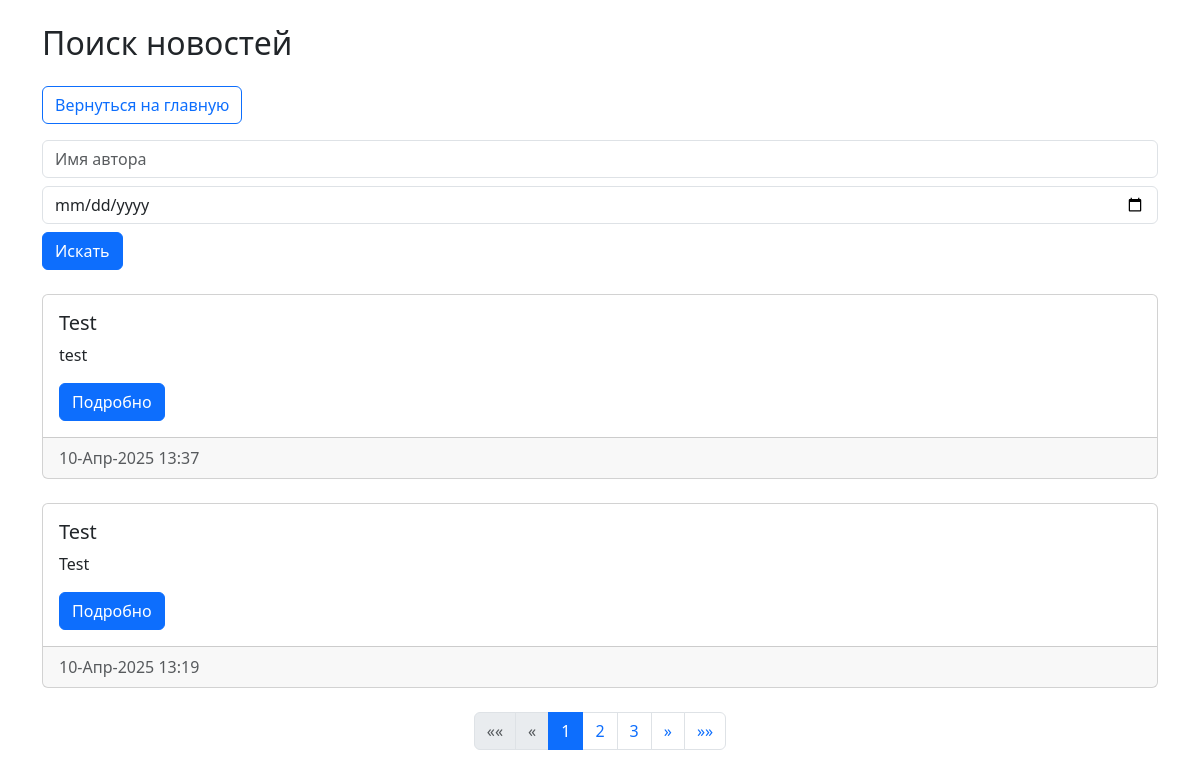
The app's page /search/ with its own data.
### newapp/models.py (models this page shows, shortened)
class Post(models.Model):
    author = models.ForeignKey(
        Author,
        on_delete=models.CASCADE,
        verbose_name='Автор'
    )
    NEWS = 'NW'
    ARTICLE = 'AR'
    CATEGORY_CHOICES = (
        (NEWS, 'Новость'),
        (ARTICLE, 'Статья'),
    )
    CategoryType = models.CharField(
        max_length=2,
        choices=CATEGORY_CHOICES,
        default=ARTICLE,
        verbose_name='Тип поста'
    )
    dateCreation = models.DateTimeField(auto_now_add=True)
    categories = models.ManyToManyField(
        Category,
        through='PostCategory',
        verbose_name='Категории'
    )
    title = models.CharField(
        max_length=128,
        verbose_name='Заголовок'
    )
    text = models.TextField(verbose_name='Содержание')
    rating = models.SmallIntegerField(default=0, verbose_name='Рейтинг')
    is_sented = models.BooleanField(default=False)
    class Meta:
        verbose_name = 'Пост'
        verbose_name_plural = 'Посты'

### newapp/views.py (the view)
# urls.py: path('search/', news_search, name='post_search'),
def news_search(request):
    query_author = request.GET.get('author', '')
    query_date = request.GET.get('date', '')
    posts = Post.objects.all()
    if query_author:
        posts = posts.filter(author__author__username__icontains=query_author)
    if query_date:
        posts = posts.filter(dateCreation__date=query_date)
    posts = posts.order_by('-dateCreation')
    paginator = Paginator(posts, 2)
    page_number = request.GET.get('page')
    page_obj = paginator.get_page(page_number)
    context = {
        'page_obj': page_obj,
        'query_author': query_author,
        'query_date': query_date,
    }
    return render(request, 'news/search.html', context)

### newapp/templatetags/custom_filters.py (called while the page is built)
def censor(value):
    for word in BAD_WORDS:
        value = re.sub(
            r'\b' + re.escape(word) + r'\b',
            '*' * len(word),
            value,
            flags=re.IGNORECASE)
    return value

### templates/news/search.html
{% extends 'default.html' %}
{% load custom_filters %}
{% block content %}
<div class="container mt-4">
    <h2>Поиск новостей</h2>
    <a href="{% url 'home' %}" class="btn btn-outline-primary my-3">Вернуться на главную</a>
    <form method="get" class="form-inline mb-4">
        <input type="text" name="author" value="{{ query_author }}" class="form-control mr-2" placeholder="Имя автора">
        <input type="date" name="date" value="{{ query_date }}" class="form-control mr-2 my-2">
        <button type="submit" class="btn btn-primary">Искать</button>
    </form>
    {% for post in page_obj %}
        <div class="col-md-12 mb-4">
            <div class="card">
                <div class="card-body">
                    <h5 class="card-title">{{ post.title|censor }}</h5>
                    <p class="card-text">{{ post.text|truncatechars:51|censor }}</p>
                    <a href="{% url 'post_detail' post.id %}" class="btn btn-primary">Подробно</a>
                </div>
                <div class="card-footer text-muted">
                    {{ post.dateCreation|date:"d-M-Y H:i" }}
                </div>
            </div>
        </div>
    {% empty %}
        <p>Нет новостей для отображения.</p>
    {% endfor %}
    <nav aria-label="Page navigation">
        <ul class="pagination justify-content-center">
            {% if page_obj.has_previous %}
                <li class="page-item">
                    <a class="page-link" href="?page=1{% if query_author %}&author={{ query_author }}{% endif %}{% if query_date %}&date={{ query_date }}{% endif %}" aria-label="Первая">
                        <span aria-hidden="true">&laquo;&laquo;</span>
                    </a>
                </li>
                <li class="page-item">
                    <a class="page-link" href="?page={{ page_obj.previous_page_number }}{% if query_author %}&author={{ query_author }}{% endif %}{% if query_date %}&date={{ query_date }}{% endif %}" aria-label="Назад">
                        <span aria-hidden="true">&laquo;</span>
                    </a>
                </li>
            {% else %}
                <li class="page-item disabled"><span class="page-link">&laquo;&laquo;</span></li>
                <li class="page-item disabled"><span class="page-link">&laquo;</span></li>
            {% endif %}
            {% for num in page_obj.paginator.page_range %}
                {% if page_obj.number == num %}
                    <li class="page-item active"><span class="page-link">{{ num }}</span></li>
                {% elif num > page_obj.number|add:'-3' and num < page_obj.number|add:'3' %}
                    <li class="page-item"><a class="page-link" href="?page={{ num }}{% if query_author %}&author={{ query_author }}{% endif %}{% if query_date %}&date={{ query_date }}{% endif %}">{{ num }}</a></li>
                {% elif num == page_obj.number|add:'-4' or num == page_obj.number|add:'4' %}
                    <li class="page-item disabled"><span class="page-link">...</span></li>
                {% endif %}
            {% endfor %}
            {% if page_obj.has_next %}
                <li class="page-item">
                    <a class="page-link" href="?page={{ page_obj.next_page_number }}{% if query_author %}&author={{ query_author }}{% endif %}{% if query_date %}&date={{ query_date }}{% endif %}" aria-label="Вперёд">
                        <span aria-hidden="true">&raquo;</span>
                    </a>
                </li>
                <li class="page-item">
                    <a class="page-link" href="?page={{ page_obj.paginator.num_pages }}{% if query_author %}&author={{ query_author }}{% endif %}{% if query_date %}&date={{ query_date }}{% endif %}" aria-label="Последняя">
                        <span aria-hidden="true">&raquo;&raquo;</span>
                    </a>
                </li>
            {% else %}
                <li class="page-item disabled"><span class="page-link">&raquo;</span></li>
                <li class="page-item disabled"><span class="page-link">&raquo;&raquo;</span></li>
            {% endif %}
        </ul>
    </nav>
</div>
{% endblock %}

### records on screen
Post: title|censor "Test", text|censor "test", dateCreation "10-Апр-2025 13:37"
Post: title|censor "Test", text|censor "Test", dateCreation "10-Апр-2025 13:19"

### other values on screen
{{ num }} "1"
{{ num }} "2" "3"
